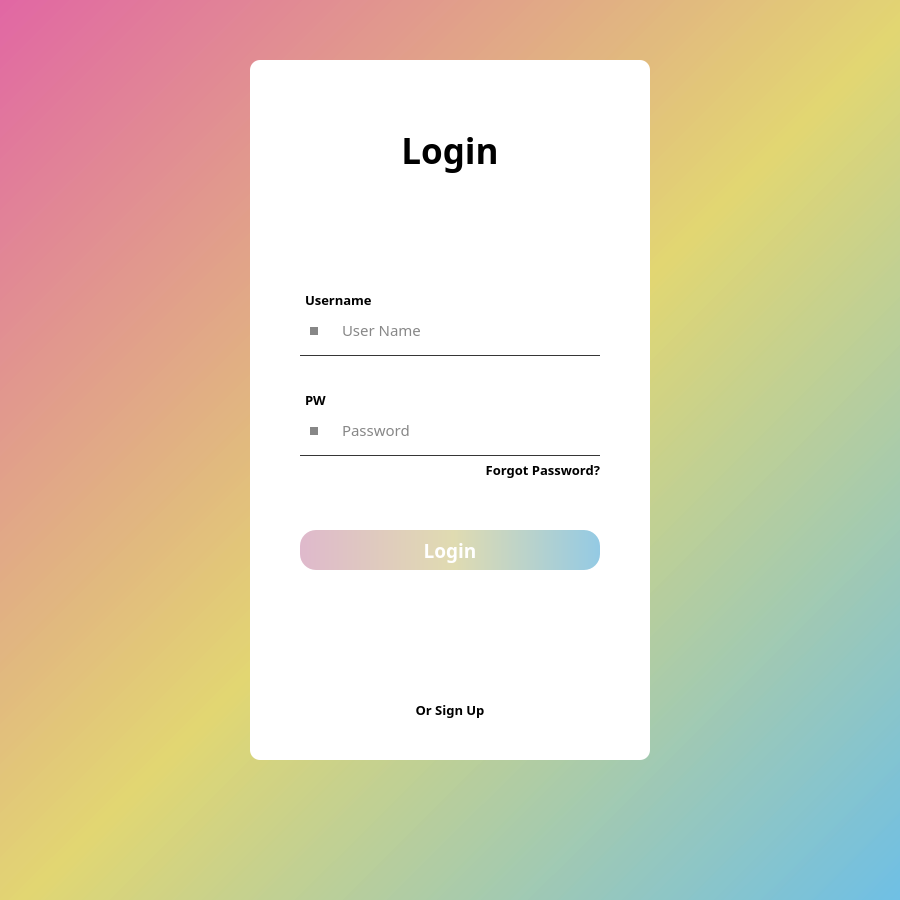
<?xml version="1.0" encoding="UTF-8"?>
<ui version="4.0">
 <class>dialog</class>
 <widget class="QDialog" name="dialog">
  <property name="geometry">
   <rect>
    <x>0</x>
    <y>0</y>
    <width>900</width>
    <height>900</height>
   </rect>
  </property>
  <property name="sizePolicy">
   <sizepolicy hsizetype="Expanding" vsizetype="Expanding">
    <horstretch>0</horstretch>
    <verstretch>0</verstretch>
   </sizepolicy>
  </property>
  <property name="font">
   <font>
    <family>Onyx</family>
    <pointsize>22</pointsize>
    <weight>50</weight>
    <bold>false</bold>
   </font>
  </property>
  <property name="windowTitle">
   <string>Dialog</string>
  </property>
  <property name="windowOpacity">
   <double>-1.000000000000000</double>
  </property>
  <property name="styleSheet">
   <string notr="true">background-color : qlineargradient(spread:pad, x1:0, y1:0, x2:1, y2:1, stop:0 rgba(223, 95, 159, 200), stop:0.513812 rgba(224, 212, 107, 200), stop:1 rgba(103, 188, 228, 200));</string>
  </property>
  <widget class="QWidget" name="widget_2" native="true">
   <property name="geometry">
    <rect>
     <x>250</x>
     <y>60</y>
     <width>400</width>
     <height>700</height>
    </rect>
   </property>
   <property name="styleSheet">
    <string notr="true">background-color: rgb(255, 255, 255);

border-radius : 10px;</string>
   </property>
   <widget class="Line" name="line">
    <property name="geometry">
     <rect>
      <x>50</x>
      <y>295</y>
      <width>300</width>
      <height>1</height>
     </rect>
    </property>
    <property name="styleSheet">
     <string notr="true">background-color: rgb(54, 54, 54);</string>
    </property>
    <property name="orientation">
     <enum>Qt::Horizontal</enum>
    </property>
   </widget>
   <widget class="Line" name="line_2">
    <property name="geometry">
     <rect>
      <x>50</x>
      <y>395</y>
      <width>300</width>
      <height>1</height>
     </rect>
    </property>
    <property name="styleSheet">
     <string notr="true">background-color: rgb(54, 54, 54);</string>
    </property>
    <property name="orientation">
     <enum>Qt::Horizontal</enum>
    </property>
   </widget>
   <widget class="QLabel" name="label_4">
    <property name="geometry">
     <rect>
      <x>100</x>
      <y>630</y>
      <width>200</width>
      <height>40</height>
     </rect>
    </property>
    <property name="styleSheet">
     <string notr="true">color:rgb(0, 0, 0);
background-color: rgb(255, 255, 255);

font-weight : 600;
font-family : 'Dosis';
font-size : 10pt;</string>
    </property>
    <property name="text">
     <string>Or Sign Up</string>
    </property>
    <property name="alignment">
     <set>Qt::AlignCenter</set>
    </property>
   </widget>
   <widget class="QLabel" name="label_5">
    <property name="geometry">
     <rect>
      <x>150</x>
      <y>390</y>
      <width>200</width>
      <height>40</height>
     </rect>
    </property>
    <property name="styleSheet">
     <string notr="true">color:rgb(0, 0, 0);
background-color: rgba(255, 255, 255, 0);

font-weight : 600;
font-family : 'Dosis';
font-size : 10pt;</string>
    </property>
    <property name="text">
     <string>Forgot Password?</string>
    </property>
    <property name="alignment">
     <set>Qt::AlignRight|Qt::AlignTrailing|Qt::AlignVCenter</set>
    </property>
   </widget>
   <widget class="Line" name="line_3">
    <property name="geometry">
     <rect>
      <x>60</x>
      <y>267</y>
      <width>8</width>
      <height>8</height>
     </rect>
    </property>
    <property name="styleSheet">
     <string notr="true">background-color: rgba(0, 0, 0, 120);

border-radius : 50px;</string>
    </property>
    <property name="orientation">
     <enum>Qt::Vertical</enum>
    </property>
   </widget>
   <widget class="Line" name="line_4">
    <property name="geometry">
     <rect>
      <x>60</x>
      <y>367</y>
      <width>8</width>
      <height>8</height>
     </rect>
    </property>
    <property name="styleSheet">
     <string notr="true">background-color: rgba(0, 0, 0, 120);

border-radius : 50px;</string>
    </property>
    <property name="orientation">
     <enum>Qt::Vertical</enum>
    </property>
   </widget>
   <widget class="QLabel" name="label_2">
    <property name="geometry">
     <rect>
      <x>55</x>
      <y>220</y>
      <width>200</width>
      <height>40</height>
     </rect>
    </property>
    <property name="styleSheet">
     <string notr="true">color:rgb(0, 0, 0);
background-color: rgb(255, 255, 255);

font-weight : 600;
font-family : 'Dosis';
font-size : 10pt;</string>
    </property>
    <property name="text">
     <string>Username</string>
    </property>
    <property name="alignment">
     <set>Qt::AlignLeading|Qt::AlignLeft|Qt::AlignVCenter</set>
    </property>
   </widget>
   <widget class="QLineEdit" name="PW">
    <property name="geometry">
     <rect>
      <x>90</x>
      <y>350</y>
      <width>260</width>
      <height>40</height>
     </rect>
    </property>
    <property name="styleSheet">
     <string notr="true">color : rgba(0, 0, 0, 240);
background-color : rgba(0, 0, 0, 0);

font-size:11pt;
font-family : 'Dosis';</string>
    </property>
    <property name="text">
     <string/>
    </property>
    <property name="frame">
     <bool>false</bool>
    </property>
    <property name="placeholderText">
     <string>Password</string>
    </property>
    <property name="clearButtonEnabled">
     <bool>false</bool>
    </property>
   </widget>
   <widget class="QPushButton" name="Login_button">
    <property name="geometry">
     <rect>
      <x>50</x>
      <y>470</y>
      <width>300</width>
      <height>40</height>
     </rect>
    </property>
    <property name="styleSheet">
     <string notr="true">color : rgb(255, 255, 255);
background-color : qlineargradient(spread:pad, x1:0, y1:0, x2:1, y2:0, stop:0 rgba(223, 185, 204, 255), stop:0.510989 rgba(224, 219, 177, 255), stop:1 rgba(148, 202, 228, 255));

font-family : 'Dosis';
font-weight : bold;
font-size : 14pt;

border-radius : 16px;</string>
    </property>
    <property name="text">
     <string>Login</string>
    </property>
    <property name="checkable">
     <bool>false</bool>
    </property>
   </widget>
   <widget class="QLabel" name="label">
    <property name="geometry">
     <rect>
      <x>100</x>
      <y>60</y>
      <width>200</width>
      <height>60</height>
     </rect>
    </property>
    <property name="font">
     <font>
      <family>Dosis</family>
      <pointsize>26</pointsize>
      <weight>75</weight>
      <bold>true</bold>
     </font>
    </property>
    <property name="layoutDirection">
     <enum>Qt::LeftToRight</enum>
    </property>
    <property name="styleSheet">
     <string notr="true">color : rgb(0, 0, 0);
background-color : rgb(255, 255, 255);

font-family : 'Dosis';
font-weight : bold;
font-size : 26pt; </string>
    </property>
    <property name="text">
     <string>Login</string>
    </property>
    <property name="alignment">
     <set>Qt::AlignCenter</set>
    </property>
   </widget>
   <widget class="QLabel" name="label_3">
    <property name="geometry">
     <rect>
      <x>55</x>
      <y>320</y>
      <width>200</width>
      <height>40</height>
     </rect>
    </property>
    <property name="styleSheet">
     <string notr="true">color:rgb(0, 0, 0);
background-color: rgb(255, 255, 255);

font-weight : 600;
font-family : 'Dosis';
font-size : 10pt;</string>
    </property>
    <property name="text">
     <string>PW</string>
    </property>
    <property name="alignment">
     <set>Qt::AlignLeading|Qt::AlignLeft|Qt::AlignVCenter</set>
    </property>
   </widget>
   <widget class="QLineEdit" name="ID">
    <property name="geometry">
     <rect>
      <x>90</x>
      <y>250</y>
      <width>260</width>
      <height>40</height>
     </rect>
    </property>
    <property name="styleSheet">
     <string notr="true">color : rgba(0, 0, 0, 240);
background-color : rgba(0, 0, 0, 0);

font-size:11pt;
font-family : 'Dosis';</string>
    </property>
    <property name="text">
     <string/>
    </property>
    <property name="frame">
     <bool>false</bool>
    </property>
    <property name="placeholderText">
     <string>User Name</string>
    </property>
   </widget>
  </widget>
 </widget>
 <resources/>
 <connections/>
</ui>
